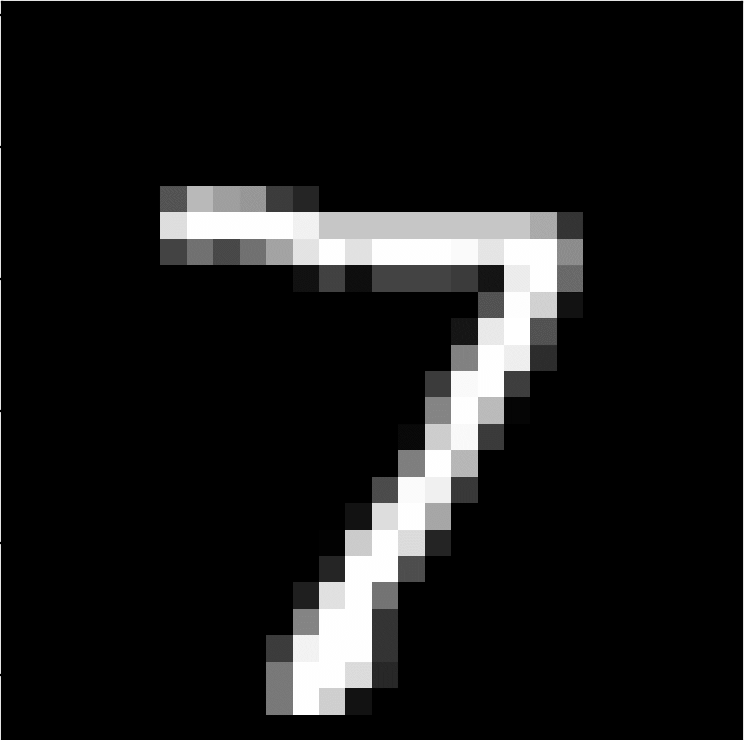
#> input picture examples/agents/seven.png, 1490 x 1480 px (shown at 1/2 size)
$ python action_agent.py
#> lines starting #> are read from the running program, lines starting #| are printed output that depends on the picture
import logging
import pprint
import numpy as np
from PIL import Image
from giza.agents import GizaAgent


# Process the image
def process_image(img):
    img = np.resize(img, (28, 28))
    img = img.reshape(1, 1, 28, 28)
    img = img / 255.0
    print(img.shape)
    # For now, we will just use a small tensor as input to a single-layer softmax. We will change this when the PoC works
    tensor = np.random.rand(1, 3)
    return tensor


# Get the image
def get_image(path):
#> called with path = 'seven.png'
    with Image.open(path) as img:
#> img is the input picture: PIL image 1490x1480 P; min 0, max 255, mean 24.7
        img = img.convert("L")
#> img: PIL image 1490x1480 L
        img = np.array(img)
    return img

# Create the execution function
def transmission():
    logger = logging.getLogger(__name__)
    img_path = 'seven.png'
    img = get_image(img_path)
    img = process_image(img)
#> in process_image, `img = np.resize(img, (28, 28))`:
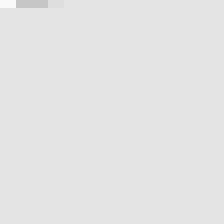
#> img: shape (28, 28) (shown 8 times larger); min 198, max 250, mean 227.9
#| (1, 1, 28, 28)
#> img = [[0.549, 0.715, 0.603]]
    id = ...
    version = ...
    account = ...
    contract_address = "0x17807a00bE76716B91d5ba1232dd1647c4414912"

    agent = GizaAgent(
        contracts={"mnist": contract_address},
        id=id,
        chain="ethereum:sepolia:geth",
        version_id=version,
        account=account,
    )

    result = agent.predict(input_feed={"image": img}, verifiable=True)

    logger.info(f"Result: {result}")
    with agent.execute() as contracts:
        logger.info("Executing contract")
        contract_result = contracts.mnist.mint(int(result.value[0].argmax()))
        logger.info("Contract executed")

    logger.info(f"Contract result: {contract_result}")
    pprint.pprint(contract_result.__dict__)
    logger.info("Finished")


transmission()
#> (the call stopped at in transmission, `agent = GizaAgent( contracts={"mnist": contract_address}, id=id, chain..`: giza is not available in this run)
